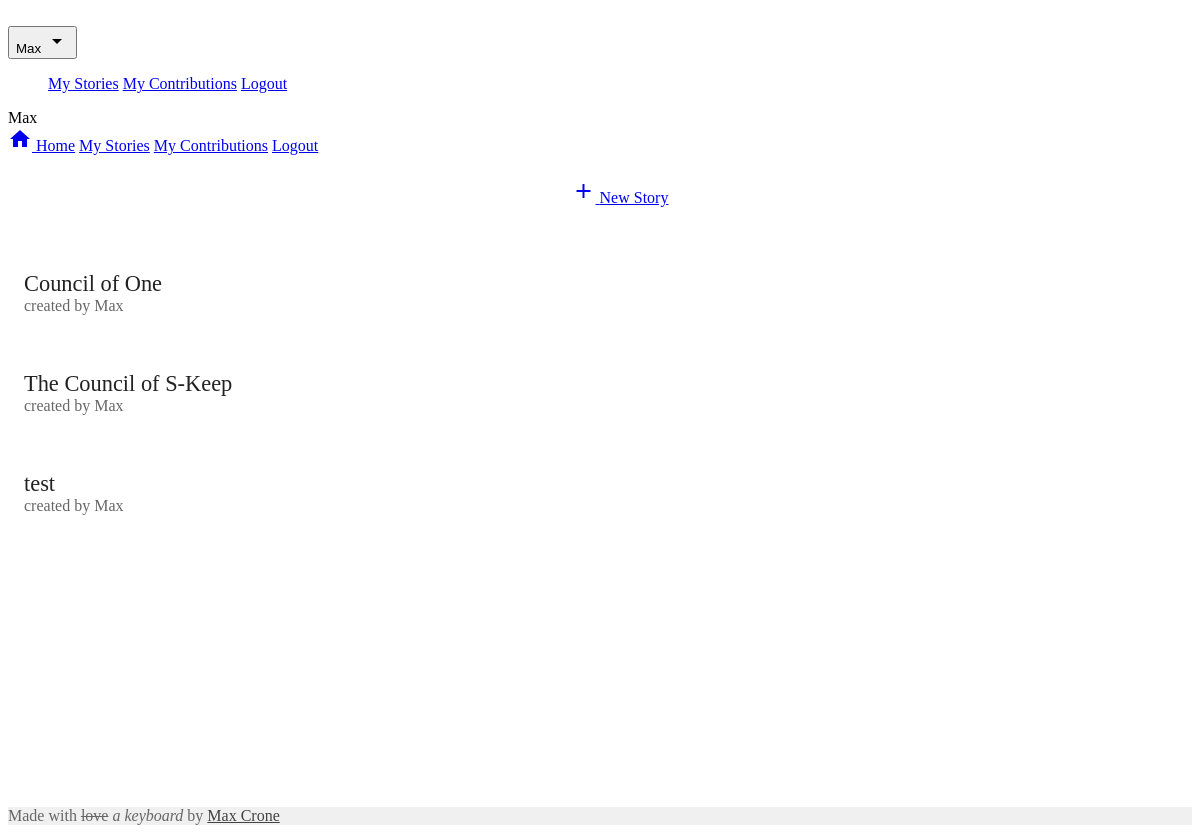
Page / (signed in) on the earlier database version.
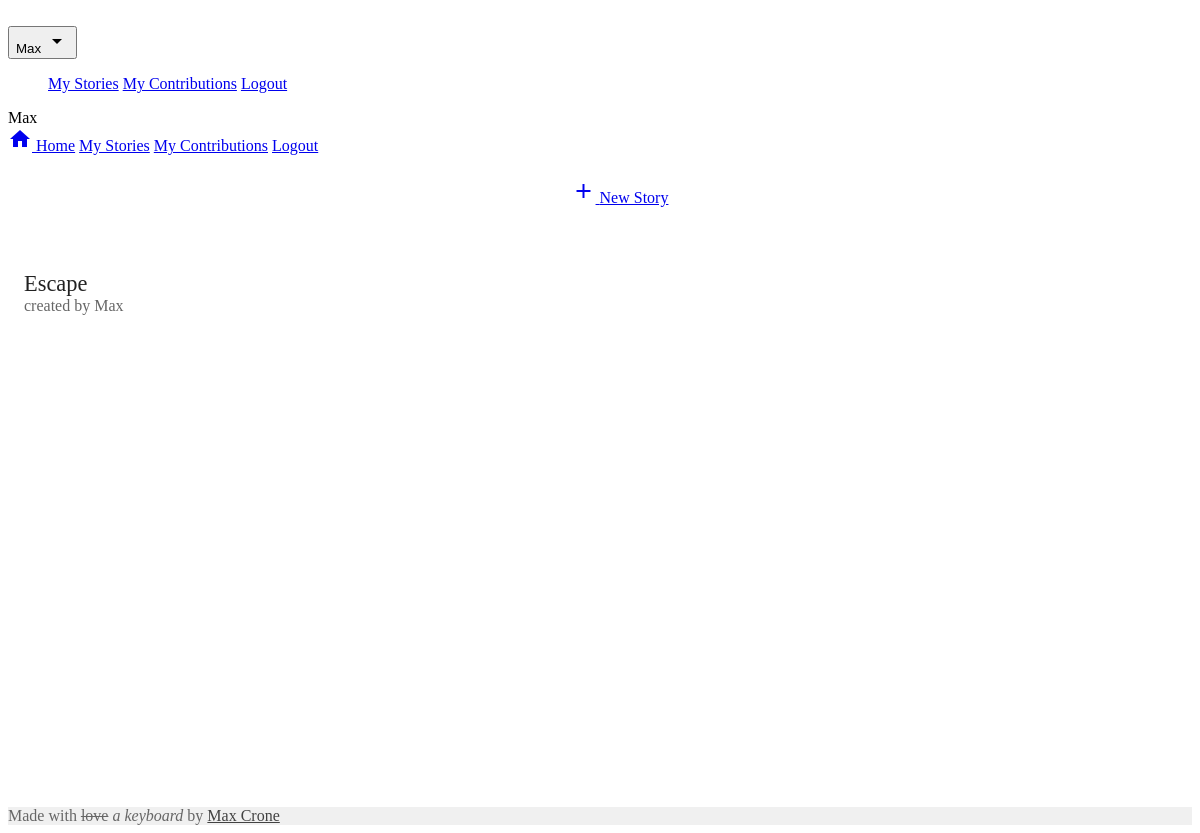
Same page on the later database version.
### storanonymizer/models.py (models this page shows, shortened)
class Story(db.Model):
	id = db.Column(db.Integer, primary_key=True)
	code = db.Column(db.String(), unique=True)
	name = db.Column(db.String())
	user_id = db.Column(db.Integer, db.ForeignKey("user.id"))
	rounds = db.relationship("Round", backref="story", lazy="select")

class User(db.Model):
	id = db.Column(db.Integer, primary_key=True)
	name = db.Column(db.String(80), unique=True)
	password_hash = db.Column(db.String(1024))
	stories = db.relationship("Story", backref="user", lazy="select")
	contributions = db.relationship("Contribution", backref="author", lazy="select")
	votes = db.relationship("Vote", backref="user", lazy="select")

### storanonymizer/views.py (the view)
@app.route("/")
def index():
	stories = models.Story.query.all()
	return render_template("home.html", stories=stories)

### storanonymizer/auth.py (called while the page is built)
@lm.user_loader
def load_user(user_id):
	return models.User.query.get(int(user_id))

### storanonymizer/templates/home.html
{% extends "base.html" %}
{% block content %}
{% if current_user.is_authenticated %}
<div class="storanonymizer__creation-bar mdl-color--primary">
	<a class="mdl-button mdl-js-button mdl-button--raised mdl-button--accent" href="{{ url_for('new_story') }}"><i class="material-icons">add</i> New Story</a>
</div>
{% endif %}
<div class="storanonymizer__story-list mdl-grid">
{% for s in stories %}
	<div class="storanonymizer__story-list-item mdl-cell--4-col mdl-shadow--4dp">
		<div class="storanonymizer__story-list-item__title"><a href="{{ url_for('story', story_code=s.code) }}">{{ s.name }}</a></div>
		<div class="storanonymizer__story-list-item__user">created by {{ s.user.name }}</div>
	</div>
{% else %}
	<h6>No stories yet!</h6>
{% endfor %}
</div>
{% endblock %}
{% block footer %}
<footer class="mdl-mini-footer">
	<div class="storanonymizer__credits">Made with <span class="strike">love</span> <i>a keyboard</i> by <a target="_blank" href="http://maxcrone.org">Max Crone</a></div>
</footer>
{% endblock %}

Differences in the rows shown:
removed Story: name "The Council of S-Keep", user.name "Max"
removed Story: name "test", user.name "Max"
changed Story "Max": name "Council of One" → "Escape"
